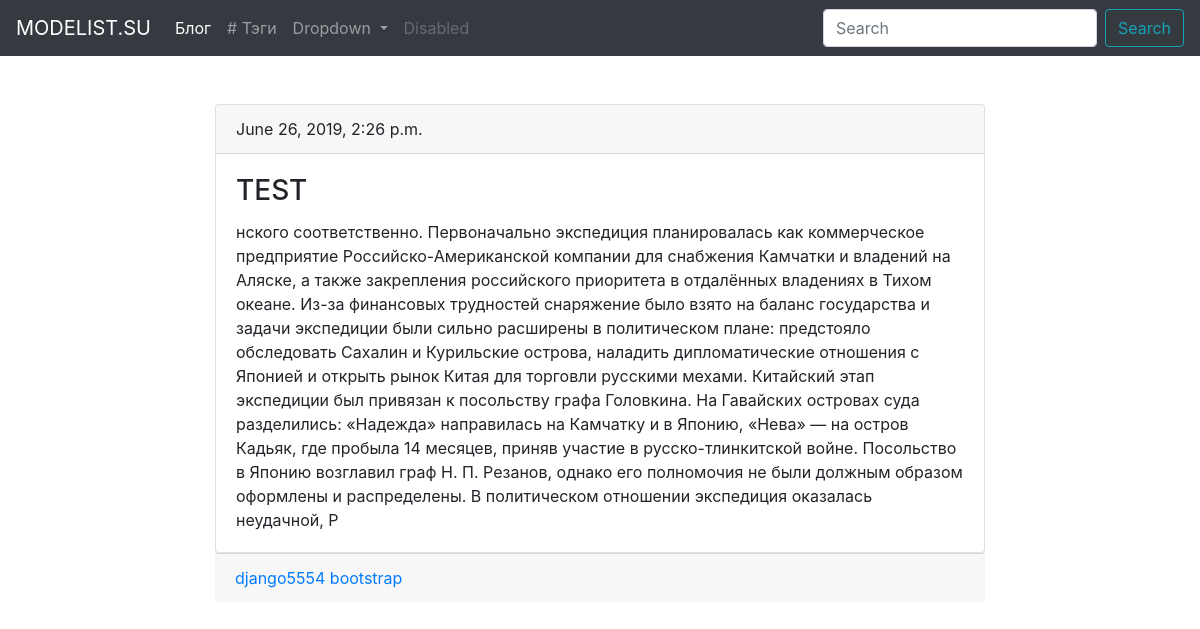
Before: /blog/post/test1/ with the older database file.
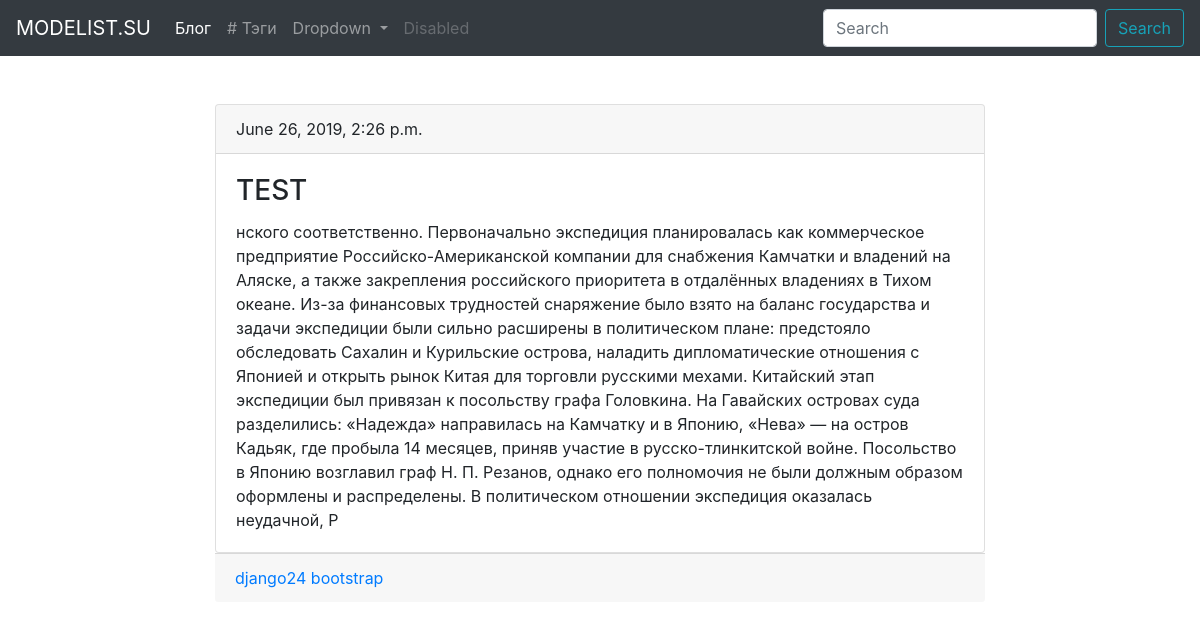
After: the same page with the newer database file.
### blog/models.py (models this page shows, shortened)
class Tag(models.Model):
    title = models.CharField(max_length=50)
    slug = models.SlugField(max_length=50, unique=True)
    def get_absolute_url(self):
        return reverse('tag_detail_url', kwargs={'slug': self.slug})

### blog/views.py (the view)
# urls.py: path('post/<str:slug>/', PostDetail.as_view(), name='post_detail_url'),
class PostDetail(View):
    def get(self, request, slug):
        post = get_object_or_404(Post, slug__iexact=slug)
        return render(request, 'blog/post_detail.html', context={'post': post})

### blog/templates/blog/post_detail.html (shortened to what this page needs)
{% extends 'blog/blog_main.html' %}
{% block content %}
    <div class="card">
      <h7 class="card-header">{{ post.date_pub }}</h7>
      <div class="card-body">
        <h3 class="card-title">{{ post.title }}</h3>
        <p class="card-text">{{ post.body }}</p>
      </div>
    </div>
    <div class="card-footer text-muted">
    {% for tag in post.tags.all %}
        <a href="{{ tag.get_absolute_url }}">{{ tag.title }}</a>
    {% endfor %}
    </div>
{% endblock %}

Changed rows visible on the page:
changed Tag: title "django5554" → "django24"
